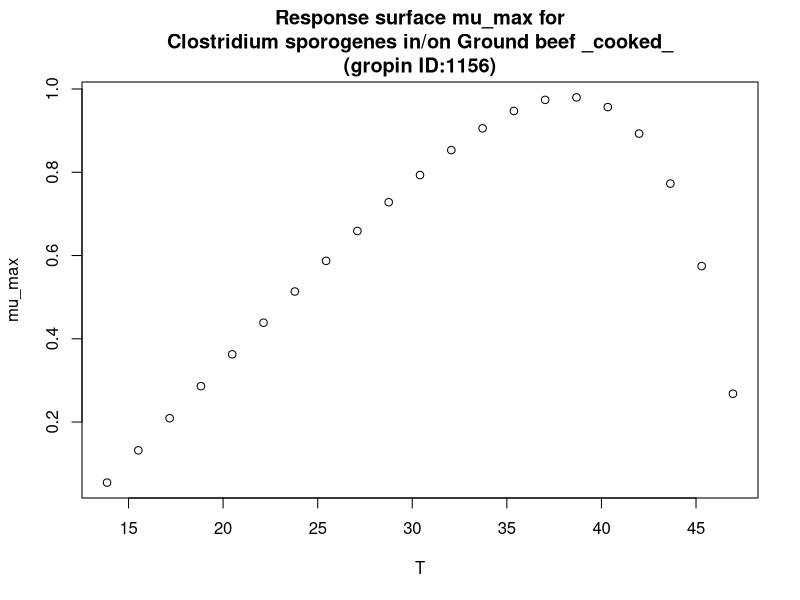

Here is the R script that generated this plot:
#############################
# start of Parameter script
#############################
T <- seq(13.86385,46.953046953047,length.out=21)
#############################
# end of Parameter script
#############################
############################# 
# start of Model script Gropin ID 1156 
#############################
 
# constant coefficients for this model
 
variables <- data.frame(T)
argumentsPar <- expand.grid(variables)
 
# heart of the model
response_surface <- function(T) {
   mumax <-0.047*(T-12.7)*(1-exp(0.174*(T-48)))

return(mumax=mumax)
} 

# output parameters
mumax <- cbind(argumentsPar,response_surface(argumentsPar['T']))
colnames(mumax) <- c(colnames(argumentsPar),'mumax')
#############################
# End of Model script
#############################
############################# 
# start of Visualisation script Gropin ID 1156 
#############################
plot(T,mumax$mumax,
                          xlab='T',
                          ylab='mu_max',main='Response surface mu_max for
Clostridium sporogenes in/on Ground beef _cooked_
(gropin ID:1156)')
#############################
# End of Visualisation script
#############################
